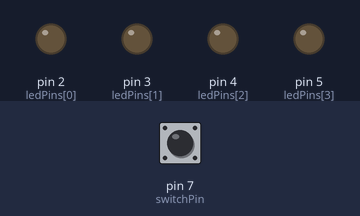
Recording of a sketch running on a simulated Arduino Uno, built with avr-gcc and run on an emulated ATmega328P. On the bench: output pins drawn as LEDs (lit = HIGH). The inputs (shaded band) are chosen by the test bench; at power-on: pin 7 (switchPin) LOW.

Above: at 1.2 s.
1.3 s: pin 7 (switchPin) pulled HIGH for 0.15 s
At 2.5 s:
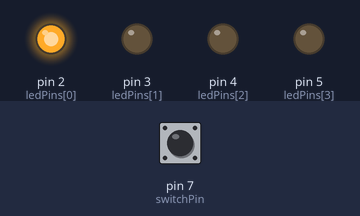
2.9 s: pin 7 (switchPin) pulled HIGH for 1 s
At 3.8 s:
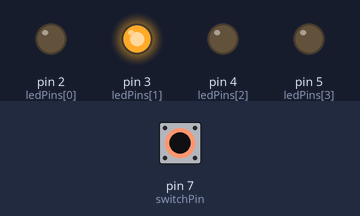
5.4 s: pin 7 (switchPin) pulled HIGH for 0.15 s
At 5.7 s:
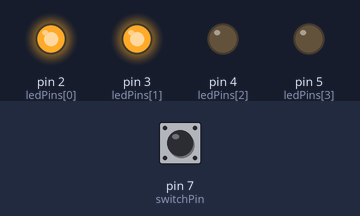
7.0 s: pin 7 (switchPin) pulled HIGH for 3.2 s
At 8.1 s:
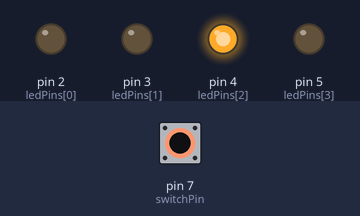
11.7 s: pin 7 (switchPin) pulled HIGH for 0.15 s
At 12.9 s:
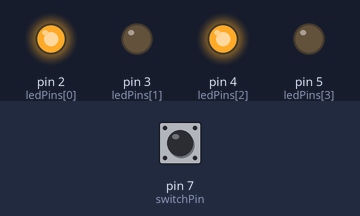
13.3 s: pin 7 (switchPin) pulled HIGH for 1 s
At 14.1 s:
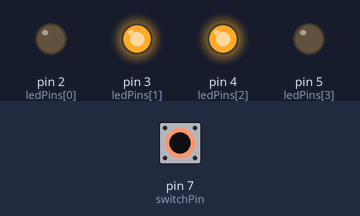
Timing chart, 0 to 16.3 s (numbered marks = the images above; inputs shaded):
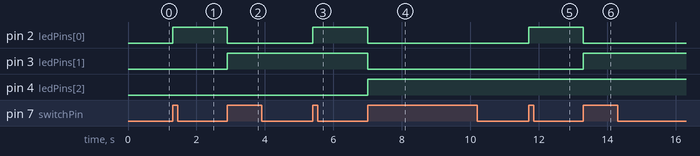

Measured:
- after the input at 1.3 s, pin 2 (ledPins[0]): LOW → HIGH at once
- after the input at 2.9 s, pin 2 (ledPins[0]): HIGH → LOW at once; pin 3 (ledPins[1]): LOW → HIGH at once
- after the input at 5.4 s, pin 2 (ledPins[0]): LOW → HIGH at once
- after the input at 7.0 s, pin 2 (ledPins[0]), pin 3 (ledPins[1]): HIGH → LOW at once; pin 4 (ledPins[2]): LOW → HIGH at once
- after the input at 11.7 s, pin 2 (ledPins[0]): LOW → HIGH at once
- after the input at 13.3 s, pin 2 (ledPins[0]): HIGH → LOW at once; pin 3 (ledPins[1]): LOW → HIGH at once

The sketch:

4bitcounter.ino
```cpp
const int ledPins[] = {2, 3, 4, 5};  // Change these pins as per your setup
const int switchPin = 7;              // Change this pin as per your setup

// Variables
int counter = 0;
int switchState = 0;
int lastSwitchState = 0;

void setup() {
  // Initialize LEDs as outputs
  for (int i = 0; i < 4; i++) {
    pinMode(ledPins[i], OUTPUT);
  }

  // Initialize switch as input
  pinMode(switchPin, INPUT);

  // Set initial state of LEDs
  updateLEDs();
}

void loop() {
  // Read the state of the switch
  switchState = digitalRead(switchPin);

  // Check if the switch state has changed
  if (switchState != lastSwitchState) {
    if (switchState == HIGH) {
      // Increment the counter when the switch is pressed
      counter = (counter + 1) % 16;
      updateLEDs();
    }
    delay(50); // Debounce delay
  }

  // Save the current switch state for comparison
  lastSwitchState = switchState;
}

// Function to update LEDs based on the current counter value
void updateLEDs() {
  for (int i = 0; i < 4; i++) {
    digitalWrite(ledPins[i], bitRead(counter, i));
  }
}
```
